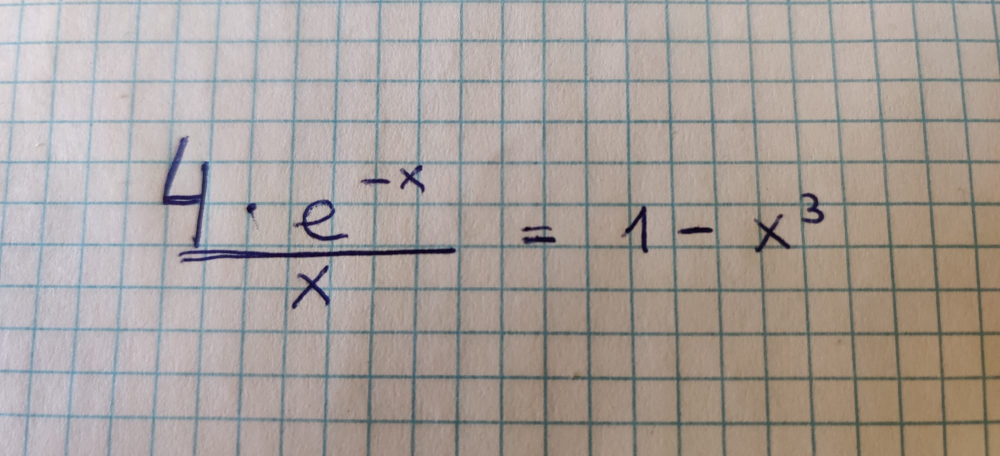
#> input picture exp.jpeg, 2000 x 912 px (shown at 1/2 size)
$ python -i BoundingBox.py   (imports and definitions only)   (older library calls are emulated)
#> lines starting #> are read from the running program, lines starting #| are printed output that depends on the picture; after the words box and inside, x2 and y2 are one past the last pixel; in counts of white or black regions, pixels touching at a corner belong together
# -*- coding: utf-8 -*-
"""
Created on Thu Jan 14 18:43:19 2021

@author: Carlos
"""

import cv2 as cv
import matplotlib.pyplot as plt
import numpy as np
import pathlib
import os
from scipy.ndimage.measurements import label


# [144 lines left out: functions x_division, y_division, root_removal, not called in this run]

def division_step(img):
    """Function that controls the flow of image division"""
    _, img_inv = cv.threshold(img, 80, 255, cv.THRESH_BINARY_INV)
    # array to append cropped images


    # Get projection over x axis
    x_projection = np.matrix(np.amax(img_inv, axis=0))

    # Get all connected components in the projection
    x_labeled, x_ncomponents = label(x_projection, structure)


    if x_ncomponents > 1:
        return x_division(img, x_projection, x_labeled, x_ncomponents)
    else:
        # Get projection over y axis
        y_projection = np.matrix(np.amax(img_inv, axis=1)).transpose()

        # Get all connected components in the projection
        y_labeled, y_ncomponents = label(y_projection, structure)

        if y_ncomponents > 1:

            return y_division(img, y_projection, y_labeled, y_ncomponents)

        else:
            return root_removal(img, img_inv)


# [5 lines left out: function show_image, not called in this run]

# Define global padding
pad = [3] * 4  # [top, bottom, left, right]


# [66 lines not run here, left out]


>>> import cv2
>>> picture = cv2.imread('../exp.jpeg', cv2.IMREAD_GRAYSCALE)
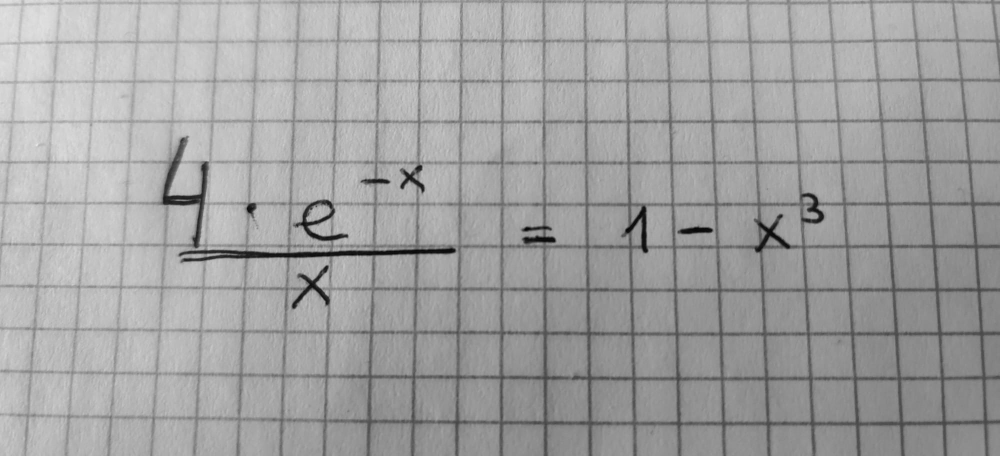
#> picture: shape (912, 2000) (shown at 1/2 size); min 0, max 231, mean 160.6
>>> result = division_step(picture)
#> in division_step, `_, img_inv = cv.threshold(img, 80, 255, cv.THRESH_BINARY_INV)`:
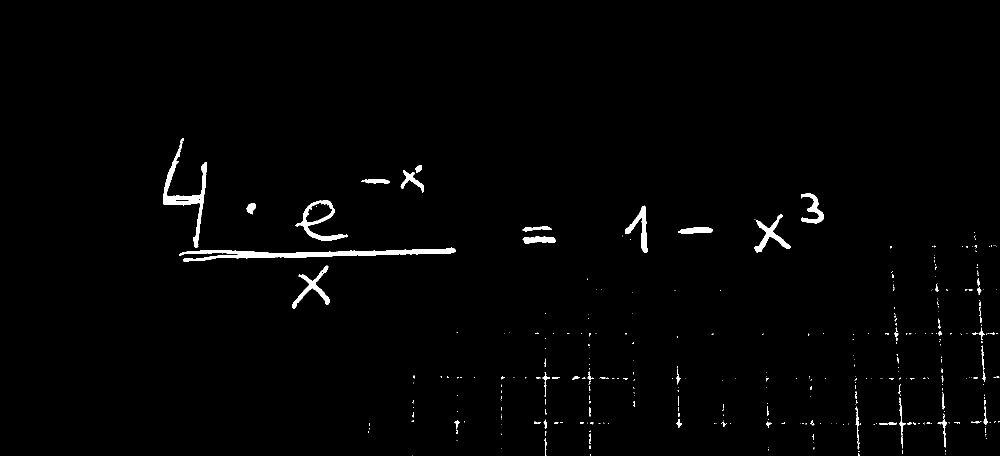
#> img_inv: shape (912, 2000) (shown at 1/2 size); 1.3% white; 397 white regions (329 under 20 px), largest, box (x1, y1, x2, y2) and area: (359, 495, 911, 523) 5306, (326, 276, 414, 496) 3232, (591, 400, 696, 481) 1872
#> (the run stopped early here; a loop or call above may not have finished)
